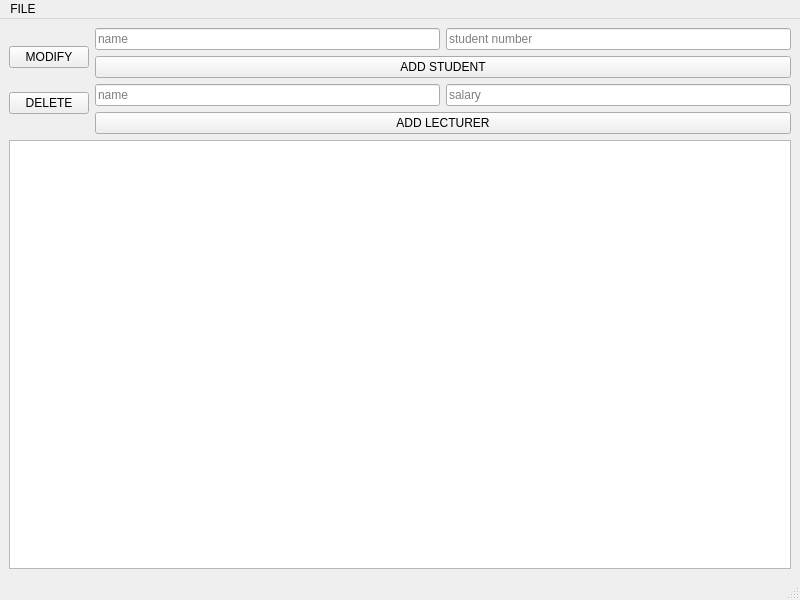
<?xml version="1.0" encoding="UTF-8"?>
<ui version="4.0">
 <class>Gui</class>
 <widget class="QMainWindow" name="Gui">
  <property name="geometry">
   <rect>
    <x>0</x>
    <y>0</y>
    <width>800</width>
    <height>600</height>
   </rect>
  </property>
  <property name="sizePolicy">
   <sizepolicy hsizetype="Minimum" vsizetype="Preferred">
    <horstretch>0</horstretch>
    <verstretch>0</verstretch>
   </sizepolicy>
  </property>
  <property name="windowTitle">
   <string/>
  </property>
  <property name="windowOpacity">
   <double>1.000000000000000</double>
  </property>
  <widget class="QWidget" name="centralwidget">
   <property name="sizePolicy">
    <sizepolicy hsizetype="Minimum" vsizetype="Minimum">
     <horstretch>0</horstretch>
     <verstretch>0</verstretch>
    </sizepolicy>
   </property>
   <layout class="QHBoxLayout" name="horizontalLayout_2">
    <item>
     <layout class="QVBoxLayout" name="verticalLayout_5">
      <item>
       <layout class="QHBoxLayout" name="horizontalLayout">
        <property name="sizeConstraint">
         <enum>QLayout::SetMaximumSize</enum>
        </property>
        <item>
         <layout class="QVBoxLayout" name="verticalLayout">
          <item>
           <widget class="QPushButton" name="modifyButton">
            <property name="text">
             <string>MODIFY</string>
            </property>
           </widget>
          </item>
          <item>
           <widget class="QPushButton" name="deleteButton">
            <property name="text">
             <string>DELETE</string>
            </property>
           </widget>
          </item>
         </layout>
        </item>
        <item>
         <layout class="QVBoxLayout" name="verticalLayout_3">
          <item>
           <layout class="QHBoxLayout" name="horizontalLayout_4">
            <item>
             <widget class="QLineEdit" name="studentNameEdit">
              <property name="placeholderText">
               <string>name</string>
              </property>
             </widget>
            </item>
            <item>
             <widget class="QLineEdit" name="studentNumberEdit">
              <property name="placeholderText">
               <string>student number</string>
              </property>
             </widget>
            </item>
           </layout>
          </item>
          <item>
           <widget class="QPushButton" name="addStudentButton">
            <property name="text">
             <string>ADD STUDENT</string>
            </property>
           </widget>
          </item>
          <item>
           <layout class="QHBoxLayout" name="horizontalLayout_5">
            <item>
             <widget class="QLineEdit" name="lecturerNameEdit">
              <property name="placeholderText">
               <string>name</string>
              </property>
             </widget>
            </item>
            <item>
             <widget class="QLineEdit" name="lecturerSalaryEdit">
              <property name="placeholderText">
               <string>salary</string>
              </property>
             </widget>
            </item>
           </layout>
          </item>
          <item>
           <widget class="QPushButton" name="addLecturerButton">
            <property name="text">
             <string>ADD LECTURER</string>
            </property>
           </widget>
          </item>
         </layout>
        </item>
       </layout>
      </item>
      <item>
       <widget class="QListWidget" name="listWidget">
        <property name="frameShadow">
         <enum>QFrame::Plain</enum>
        </property>
        <property name="modelColumn">
         <number>0</number>
        </property>
       </widget>
      </item>
     </layout>
    </item>
   </layout>
  </widget>
  <widget class="QMenuBar" name="menubar">
   <property name="geometry">
    <rect>
     <x>0</x>
     <y>0</y>
     <width>800</width>
     <height>21</height>
    </rect>
   </property>
   <widget class="QMenu" name="menuFILE">
    <property name="title">
     <string>FILE</string>
    </property>
    <addaction name="actionLoad"/>
    <addaction name="actionSave"/>
   </widget>
   <addaction name="menuFILE"/>
  </widget>
  <widget class="QStatusBar" name="statusbar"/>
  <action name="actionLoad">
   <property name="text">
    <string>LOAD</string>
   </property>
  </action>
  <action name="actionSave">
   <property name="text">
    <string>SAVE AS</string>
   </property>
  </action>
 </widget>
 <resources/>
 <connections/>
</ui>
